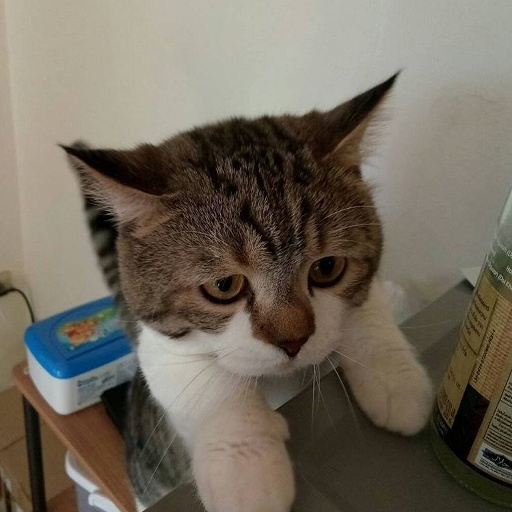
#> input picture 02-codes/03-histogram-and-spatial-filtering/kitty.jpg, 512 x 512 px
$ jupyter execute code.ipynb   (shell and % lines are left out)   (older library calls are emulated)
#> lines starting #> are read from the running program, lines starting #| are printed output that depends on the picture
# Week #3 Histogram and Spatial Filtering

[cell 1]
import cv2
import matplotlib.pyplot as plt
import numpy as np

## Exercise #1 Histogram
* grayscale
* rgb
* equalization
* CLAHE

* Grayscale Histogram

---

calHist - https://docs.opencv.org/3.4/d6/dc7/group__imgproc__hist.html#ga4b2b5fd75503ff9e6844cc4dcdaed35d

[cell 2]
import cv2
import matplotlib.pyplot as plt
import numpy as np

img = cv2.imread("kitty.jpg")
#> img is the input picture: shape (512, 512, 3); mean B, G, R 92.8, 105.7, 113.7
img_gray = cv2.cvtColor(img,cv2.COLOR_BGR2GRAY)
hist = cv2.calcHist([img_gray], [0], None, [256], [0, 256])
#> hist = 256 values, max 3967 at index 181, min 0 at index 205, mean 1024
plt.imshow(img_gray,cmap='gray');plt.show()
plt.bar(range(0,256),hist[:,0])
plt.show()
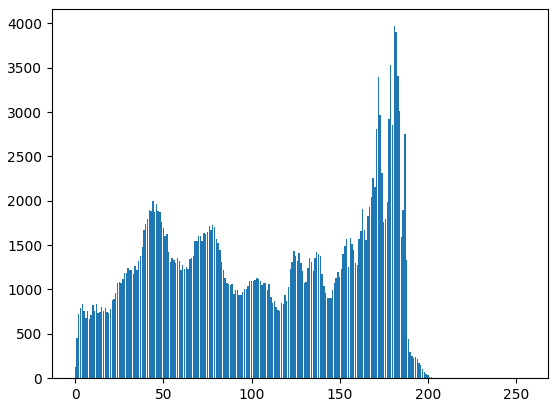
#> figure drawn by matplotlib, 1 panel; tallest bar 3967 high, from x = 180.6 to 181.4

* RGB Histogram

[cell 3]
plt.imshow(img[:,:,::-1]);plt.show()
chans = cv2.split(img)
colors = ("b", "g", "r")
for (chan, color) in zip(chans, colors):
  # create a histogram for the current channel and plot it
  hist = cv2.calcHist([chan], [0], None, [256], [0, 256])
  plt.plot(range(0,256),hist[:,0],color=color)
#> this loop made 3 passes
#> color on passes 1 to 3: 'b', 'g', 'r'

plt.show()
#> figure, not shown here; curve peaks at x = 0, y = 4657; curve peaks at x = 183, y = 3646; curve peaks at x = 182, y = 4971

* Histogram Equalization

[cell 4]
import cv2
img = cv2.imread("area.jpg")
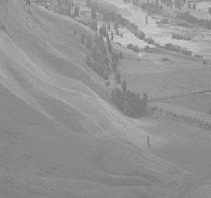
#> input picture 02-codes/03-histogram-and-spatial-filtering/area.jpg, 211 x 198 px
#> img is the input picture: shape (198, 211, 3); min 114, max 208, mean 146.8
img_gray = cv2.cvtColor(img,cv2.COLOR_BGR2GRAY)
#> img_gray: shape (198, 211)

# plot histogram of equalization + plot the histogram before and after equalized
# img_gray = cv2.cvtColor(img,cv2.COLOR_BGR2GRAY)
hist = cv2.calcHist(img_gray, [0], None, [256], [0, 256])
#> hist = 256 values, max 9 at index 147, min 0 at index 0, mean 0.824
plt.imshow(img_gray,cmap='gray',vmin=0,vmax=255);plt.show()
plt.bar(range(0,256),hist[:,0])
plt.xlim([0, 256])
plt.show()

equ = cv2.equalizeHist(img_gray)
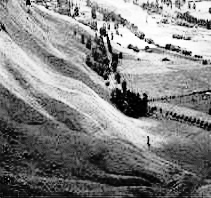
#> equ: shape (198, 211); min 0, max 255, mean 130.8
plt.imshow(equ,cmap='gray')
plt.show()

histeq = cv2.calcHist(equ, [0], None, [256], [0, 256])
#> histeq = 256 values, max 9 at index 151, min 0 at index 0, mean 0.824
plt.bar(range(0,256),histeq[:,0])
plt.xlim([0, 256])
plt.show()

[cell 5]
import cv2
img = cv2.imread("space.png")
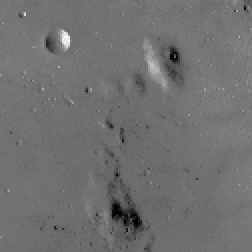
#> input picture 02-codes/03-histogram-and-spatial-filtering/space.png, 126 x 126 px (shown 2 times larger)
#> img is the input picture: shape (126, 126, 3); min 0, max 250, mean 112
img_gray = cv2.cvtColor(img,cv2.COLOR_BGR2GRAY)
#> img_gray: shape (126, 126)

# plot histogram of equalization + plot the histogram before and after equalized
# img_gray = cv2.cvtColor(img,cv2.COLOR_BGR2GRAY)
hist = cv2.calcHist(img_gray, [0], None, [256], [0, 256])
#> hist = 256 values, max 26 at index 113, min 0 at index 0, mean 0.492
plt.imshow(img_gray,cmap='gray',vmin=0,vmax=255);plt.show()
plt.bar(range(0,256),hist[:,0])
plt.xlim([0, 256])
plt.show()
#> figure, not shown here; tallest bar 26 high, from x = 112.6 to 113.4

equ = cv2.equalizeHist(img_gray)
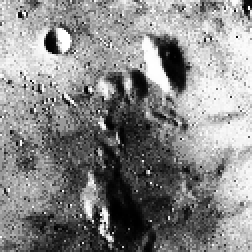
#> equ: shape (126, 126) (shown 2 times larger); min 0, max 255, mean 135.4
plt.imshow(equ,cmap='gray')
plt.show()

histeq = cv2.calcHist(equ, [0], None, [256], [0, 256])
#> histeq = 256 values, max 26 at index 153, min 0 at index 0, mean 0.492
plt.bar(range(0,256),histeq[:,0])
plt.xlim([0, 256])
plt.show()
#> figure, not shown here; tallest bar 26 high, from x = 152.6 to 153.4

* CLAHE

[cell 6]
GAIN = 2

# Generate low contrast image
img = cv2.imread("kitty.jpg")
img = cv2.cvtColor(img, cv2.COLOR_BGR2GRAY)
img = cv2.divide(img,GAIN)
#> img: shape (512, 512)

# Write your code to visualize the results
plt.imshow(img,cmap='gray',vmin=0,vmax=255)
plt.show()

# Use Histogram Equalization
equ = cv2.equalizeHist(img)
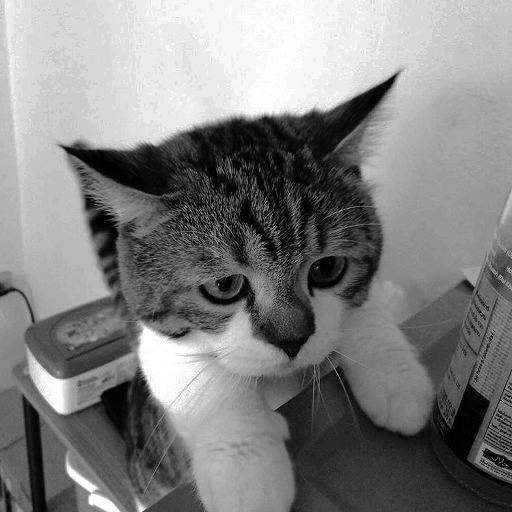
#> equ: shape (512, 512); min 0, max 255, mean 129.1
histeq = cv2.calcHist(equ, [0], None, [256], [0, 256])
#> histeq = 256 values, max 130 at index 247, min 0 at index 0, mean 2
plt.bar(range(0,256),histeq[:,0])
plt.title('hist of equ')
plt.xlim([0, 256])
plt.show()
#> figure, not shown here; tallest bar 130 high, from x = 246.6 to 247.4
plt.imshow(equ,cmap='gray',vmin=0,vmax=255)
plt.show()


# Use CLAHE
clahe = cv2.createCLAHE(clipLimit=2.0, tileGridSize=(8,8))
cl1 = clahe.apply(img)
plt.imshow(cl1,cmap='gray',vmin=0,vmax=255)
plt.show()

# TO DO : Use CLAHE - change cliplimit to 2.0 and grid size to 1x1

## Exercise #2 Spatial Filtering
*  Filter2D

[cell 7]
small_im = np.random.random((5,5))*100
small_im = small_im.astype(np.uint8)

print(small_im)

kernel = np.ones((3,3),np.float32)/9
print(kernel)

dst_im = cv2.filter2D(small_im,-1,kernel)
print(dst_im)

* Averaging

[cell 8]
img = cv2.imread("camaraman.tif",0)
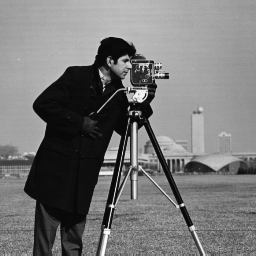
#> input picture 02-codes/03-histogram-and-spatial-filtering/camaraman.tif, 256 x 256 px
#> img is the input picture: shape (256, 256); min 7, max 253, mean 118.7

kernel = np.ones((5,5),np.float32)/(5*5)
dst_im = cv2.filter2D(img,-1,kernel)

plt.imshow(img,cmap='gray')
plt.show()
plt.imshow(dst_im,cmap='gray')
plt.show()

* Sobel operator

[cell 9]
img = cv2.imread("sudoku.jpg",0)
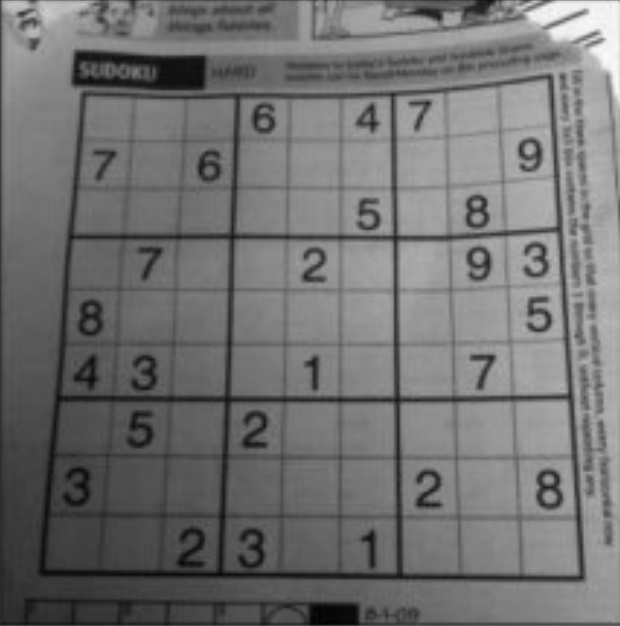
#> input picture 02-codes/03-histogram-and-spatial-filtering/sudoku.jpg, 620 x 626 px
#> img is the input picture: shape (626, 620); min 2, max 253, mean 113.4
sobelx = cv2.Sobel(img,cv2.CV_8U,1,0,ksize=3)
sobely = cv2.Sobel(img,cv2.CV_8U,0,1,ksize=3)
plt.imshow(img,cmap='gray')
plt.show()

plt.imshow(sobelx,cmap='gray')
plt.show()
plt.imshow(sobely,cmap='gray')
plt.show()

f = np.abs(sobelx) + np.abs(sobely)
plt.imshow(f,cmap = 'gray')
plt.show()

* Laplacian Filtering

[cell 10]
img_gray = cv2.imread("moon.png",0)
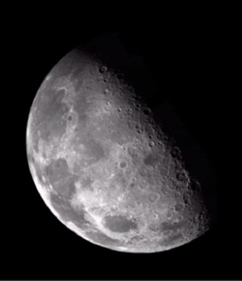
#> input picture 02-codes/03-histogram-and-spatial-filtering/moon.png, 242 x 281 px
#> img_gray: shape (281, 242); min 0, max 255, mean 44

lap_filter = np.array([[0,1,0],[1,-4,1],[0,1,0]],np.int16)
dst_im = cv2.filter2D(img_gray,-1,lap_filter)
#> dst_im: shape (281, 242)

plt.imshow(img_gray,cmap='gray')
plt.show()
plt.imshow(dst_im,cmap='gray')
plt.show()

## Exercise #3 Enhancing the image
* Enhancing the moon using laplacian filter

[cell 11]
img_gray = cv2.imread("moon.png",0)

# TODO: Enhancing the moon using laplacian filter
lap_filter = np.array([[0,1,0],[1,-4,1],[0,1,0]],np.int16)
dst_im = cv2.filter2D(img_gray,-1,lap_filter)

plt.imshow(img_gray,cmap='gray')
plt.show()

sharpen_img = cv2.subtract(img_gray, dst_im)
plt.imshow(sharpen_img,cmap='gray')
plt.show()

# 2
sh_filter = np.array([[0,-1,0],[-1,5,-1],[0,-1,0]],np.int16)
sharpen_img2 = cv2.filter2D(img_gray,-1,sh_filter)
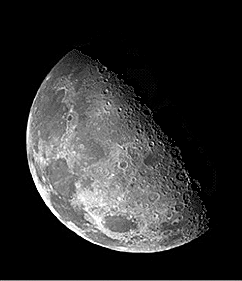
#> sharpen_img2: shape (281, 242); min 0, max 255, mean 44.9
plt.imshow(sharpen_img2,cmap='gray')
plt.show()
